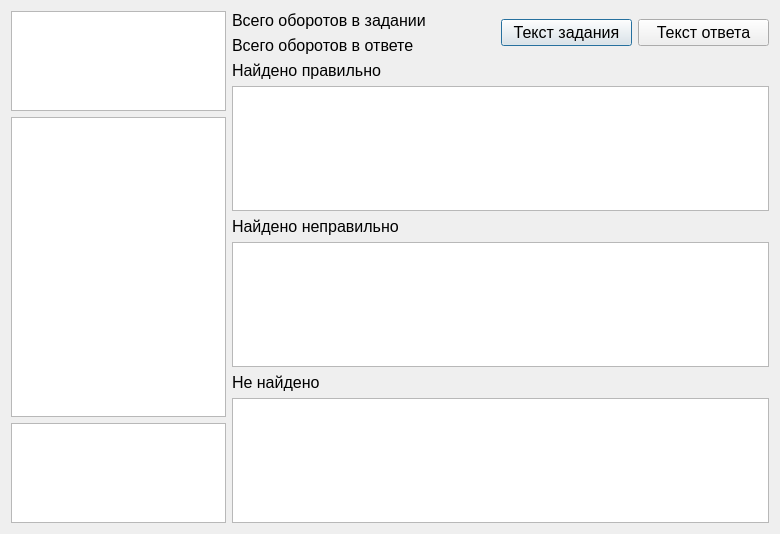
<?xml version="1.0" encoding="UTF-8"?>
<ui version="4.0">
 <class>check_answers_window</class>
 <widget class="QDialog" name="check_answers_window">
  <property name="geometry">
   <rect>
    <x>0</x>
    <y>0</y>
    <width>780</width>
    <height>534</height>
   </rect>
  </property>
  <property name="windowTitle">
   <string>Проверка заданий</string>
  </property>
  <layout class="QHBoxLayout" name="horizontalLayout" stretch="2,5">
   <item>
    <layout class="QVBoxLayout" name="verticalLayout" stretch="1,3,1">
     <item>
      <widget class="QListWidget" name="list_of_tasks"/>
     </item>
     <item>
      <widget class="QListWidget" name="list_of_students"/>
     </item>
     <item>
      <widget class="QListWidget" name="list_of_answers"/>
     </item>
    </layout>
   </item>
   <item>
    <layout class="QVBoxLayout" name="verticalLayout_2">
     <item>
      <layout class="QHBoxLayout" name="horizontalLayout_2" stretch="2,1,1">
       <item>
        <layout class="QVBoxLayout" name="verticalLayout_3">
         <item>
          <widget class="QLabel" name="label_total_figs_task">
           <property name="font">
            <font>
             <pointsize>12</pointsize>
            </font>
           </property>
           <property name="text">
            <string>Всего оборотов в задании</string>
           </property>
          </widget>
         </item>
         <item>
          <widget class="QLabel" name="label_total_figs_answer">
           <property name="font">
            <font>
             <pointsize>12</pointsize>
            </font>
           </property>
           <property name="text">
            <string>Всего оборотов в ответе</string>
           </property>
          </widget>
         </item>
        </layout>
       </item>
       <item>
        <widget class="QPushButton" name="button_show_task_text">
         <property name="font">
          <font>
           <pointsize>12</pointsize>
          </font>
         </property>
         <property name="text">
          <string>Текст задания</string>
         </property>
        </widget>
       </item>
       <item>
        <widget class="QPushButton" name="button_show_answer_text">
         <property name="font">
          <font>
           <pointsize>12</pointsize>
          </font>
         </property>
         <property name="text">
          <string>Текст ответа</string>
         </property>
        </widget>
       </item>
      </layout>
     </item>
     <item>
      <widget class="QLabel" name="label_found_correct">
       <property name="font">
        <font>
         <pointsize>12</pointsize>
        </font>
       </property>
       <property name="text">
        <string>Найдено правильно</string>
       </property>
      </widget>
     </item>
     <item>
      <widget class="QTextBrowser" name="text_found_correct"/>
     </item>
     <item>
      <widget class="QLabel" name="label_found_wrong">
       <property name="font">
        <font>
         <pointsize>12</pointsize>
        </font>
       </property>
       <property name="text">
        <string>Найдено неправильно</string>
       </property>
      </widget>
     </item>
     <item>
      <widget class="QTextBrowser" name="text_found_wrong"/>
     </item>
     <item>
      <widget class="QLabel" name="label_not_found">
       <property name="font">
        <font>
         <pointsize>12</pointsize>
        </font>
       </property>
       <property name="text">
        <string>Не найдено</string>
       </property>
      </widget>
     </item>
     <item>
      <widget class="QTextBrowser" name="text_not_found"/>
     </item>
    </layout>
   </item>
  </layout>
 </widget>
 <resources/>
 <connections/>
</ui>
